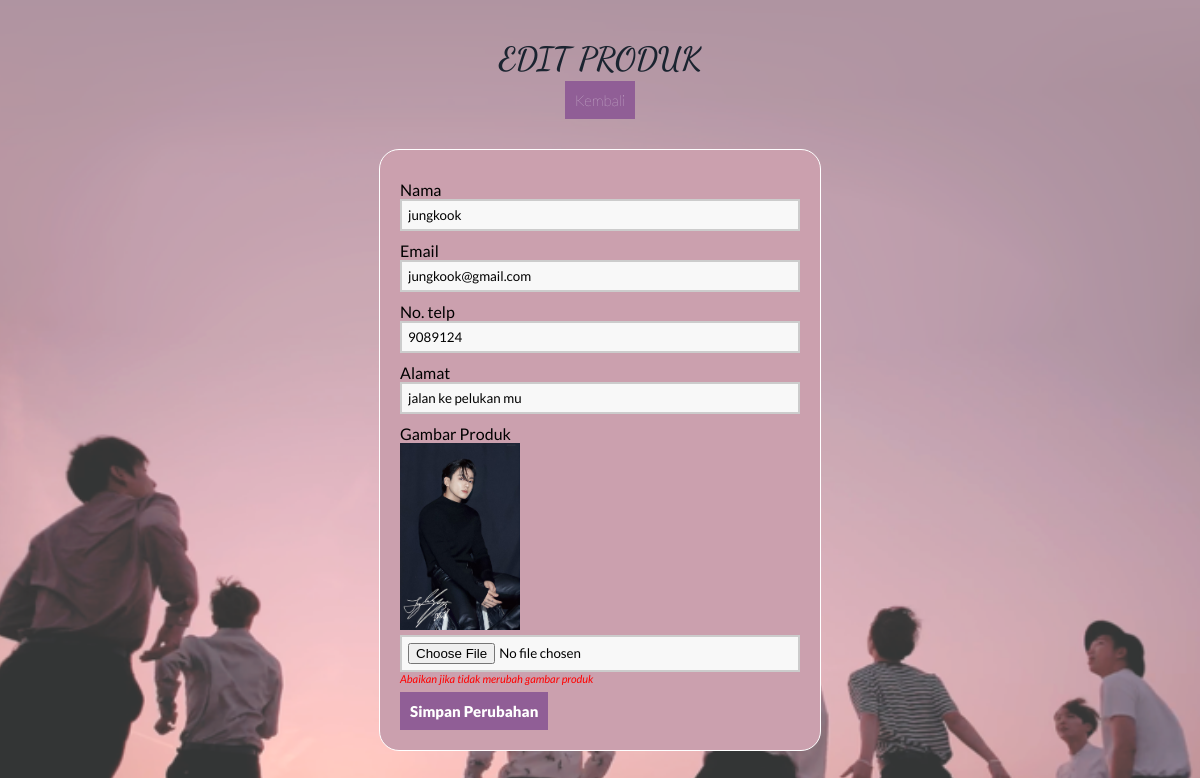
Page /crud/edit_produk.php?id=4 on the committed database.
### tables this page shows
CREATE TABLE `message` (
  `id` int(50) NOT NULL,
  `nama` varchar(50) NOT NULL,
  `email` varchar(50) NOT NULL,
  `notelp` int(30) NOT NULL,
  `pesan` varchar(255) NOT NULL,
  `gambar_produk` varchar(255) NOT NULL
);

### crud/edit_produk.php (the view, shortened to what this page needs)
<?php
include 'koneksi.php';
  if (isset($_GET['id'])) {
    $id = ($_GET["id"]);
    $query = "SELECT * FROM message WHERE id='$id'";
    $result = mysqli_query($koneksi, $query);
    $data = mysqli_fetch_assoc($result);
  } else {
    echo "<script>alert('Masukkan data id.');window.location='index.php';</script>";
  }
  ?>
<!DOCTYPE html>
<html>
<head>
    <link rel="stylesheet" href="https://cdnjs.cloudflare.com/ajax/libs/font-awesome/6.2.0/css/all.min.css"
 />
    <link rel="stylesheet" href="style1.css">
</head>
<body>
    <div class="center">
        <h1>Edit Produk</h1>
        <div class="link">
            <a href="index.php">Kembali</a>
        </div>
    </div>
    <form method="POST" action="proses_edit.php" enctype="multipart/form-data">
        <section class="base">
            <div>
                <label>Nama</label>
                <input type="text" name="nama" value="<?php echo $data['nama']; ?>" autofocus="" required="" />
            </div>
            <div>
                <label>Email</label>
                <input type="text" name="email" value="<?php echo $data['email']; ?>" />
            </div>
            <div>
                <label>No. telp</label>
                <input type="text" name="notelp" required="" value="<?php echo $data['notelp']; ?>" />
            </div>
            <div>
                <label>Alamat</label>
                <input type="text" name="pesan" required="" value="<?php echo $data['pesan']; ?>" />
            </div>
            <div>
                <label>Gambar Produk</label>
                <img src="img/<?php echo $data['gambar_produk']; ?>"
                    style="width: 120px;float: left;margin-bottom: 5px;">
                <input type="file" name="gambar_produk" />
                <i style="float: left;font-size: 11px;color: red">Abaikan jika tidak merubah gambar produk</i>
            </div>
            <div>
                <button type="submit">Simpan Perubahan</button>
            </div>
        </section>
    </form>
</body>
</html>

### crud/style1.css (style rules this page uses)
* { margin: 0; padding: 0; font-family: 'Lato', sans-serif; }
body { width: 100%; height: 100vh; background: url(img/download.png); background-position: center; background-size: cover; }
.center { text-align: center; padding: 40px 0; }
.center h1 { padding-bottom: 12px; font-family: 'Dancing Script', cursive; }
.center .link a { text-align: center; background-color: #905E96; color: #fff; padding: 10px; text-decoration: none; font-size: 15px; }
h1 { text-transform: uppercase; color: #1B2430; }
a { color: #fff; padding: 10px; text-decoration: none; font-size: 10px; font-weight: 200; }
button { display: flex; justify-content: center; background-color: #905E96; color: #fff; padding: 10px; text-decoration: none; font-size: 15px; border: 0px; margin-top: 20px; font-weight: 800; cursor: pointer; }
label { margin-top: 10px; float: left; text-align: left; width: 100%; }
input { padding: 6px; width: 100%; box-sizing: border-box; background: #f8f8f8; border: 2px solid #ccc; outline-color: #905E96; }
div { width: 100%; height: auto; }
.base { border-radius: 20px; border: solid 1px white; width: 400px; height: auto; padding: 20px; margin-left: auto; margin-right: auto; background: #CBA0AE; }

### rows in the picture
message: nama "jungkook", email "jungkook@gmail.com", notelp "9089124", pesan "jalan ke pelukan mu", gambar_produk (picture)
